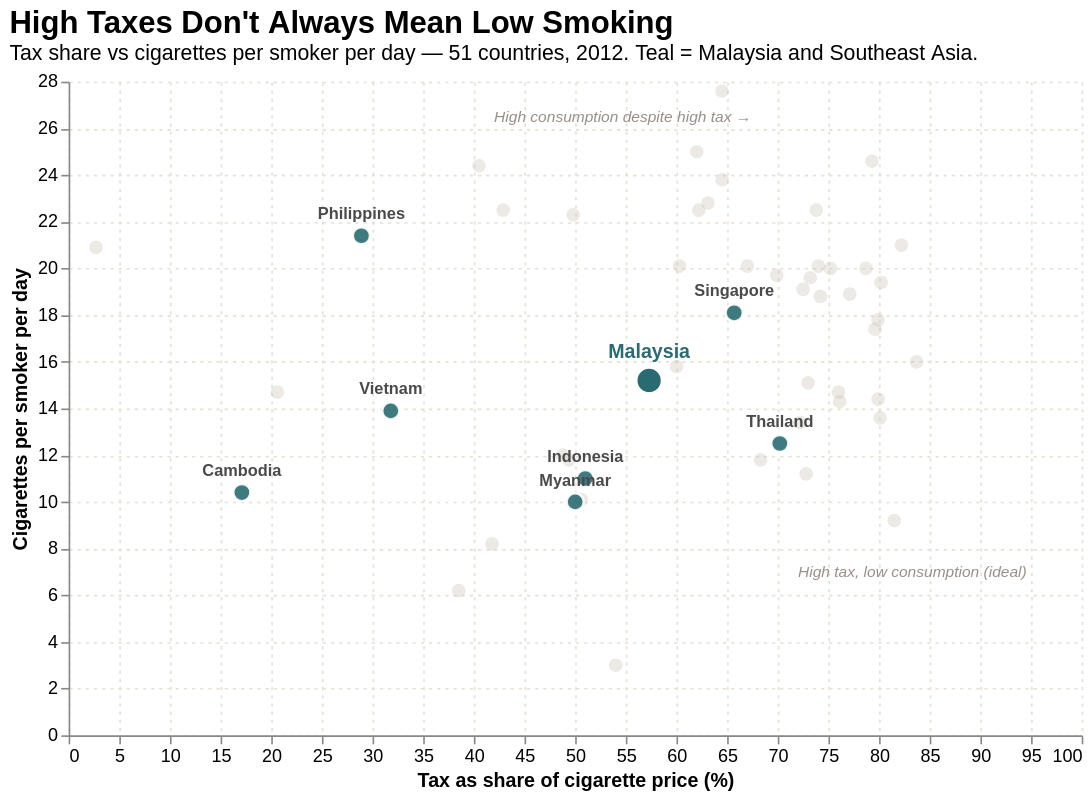

This figure's Vega-Lite source:
### Vega-Lite specification from a JSON file in a GitHub repository (floating-point values rounded to 4 significant figures)
{"$schema": "https://vega.github.io/schema/vega-lite/v5.json", "width": 620, "height": 400, "title": {"text": "High Taxes Don't Always Mean Low Smoking", "subtitle": "Tax share vs cigarettes per smoker per day — 51 countries, 2012. Teal = Malaysia and Southeast Asia.", "anchor": "start", "fontSize": 19, "subtitleFontSize": 13}, "data": {"values": [{"country": "Indonesia", "tax": 51.0, "consumption": 11.0, "group": "Southeast Asia"}, {"country": "Greece", "tax": 82.2, "consumption": 21.0, "group": "Other countries"}, {"country": "Austria", "tax": 74.2, "consumption": 18.8, "group": "Other countries"}, {"country": "Romania", "tax": 73.2, "consumption": 19.6, "group": "Other countries"}, {"country": "Argentina", "tax": 69.9, "consumption": 19.7, "group": "Other countries"}, {"country": "Israel", "tax": 77.1, "consumption": 18.9, "group": "Other countries"}, {"country": "Sweden", "tax": 73.8, "consumption": 22.5, "group": "Other countries"}, {"country": "Switzerland", "tax": 62.2, "consumption": 22.5, "group": "Other countries"}, {"country": "Norway", "tax": 72.8, "consumption": 11.2, "group": "Other countries"}, {"country": "Turkey", "tax": 80.2, "consumption": 19.4, "group": "Other countries"}, {"country": "China", "tax": 49.8, "consumption": 22.3, "group": "Other countries"}, {"country": "Portugal", "tax": 76.0, "consumption": 14.7, "group": "Other countries"}, {"country": "Bangladesh", "tax": 54.0, "consumption": 3.0, "group": "Other countries"}, {"country": "United Kingdom", "tax": 80.1, "consumption": 13.6, "group": "Other countries"}, {"country": "Russia", "tax": 40.5, "consumption": 24.4, "group": "Other countries"}, {"country": "Belgium", "tax": 76.1, "consumption": 14.3, "group": "Other countries"}, {"country": "Singapore", "tax": 65.7, "consumption": 18.1, "group": "Southeast Asia"}, {"country": "Germany", "tax": 73.0, "consumption": 15.1, "group": "Other countries"}, {"country": "South Korea", "tax": 62.0, "consumption": 25.0, "group": "Other countries"}, {"country": "India", "tax": 41.8, "consumption": 8.2, "group": "Other countries"}, {"country": "Poland", "tax": 79.6, "consumption": 17.4, "group": "Other countries"}, {"country": "Cambodia", "tax": 17.1, "consumption": 10.4, "group": "Southeast Asia"}, {"country": "Australia", "tax": 60.3, "consumption": 20.1, "group": "Other countries"}, {"country": "Italy", "tax": 75.2, "consumption": 20.0, "group": "Other countries"}, {"country": "Malaysia", "tax": 57.3, "consumption": 15.2, "group": "Malaysia"}, {"country": "Hungary", "tax": 83.7, "consumption": 16.0, "group": "Other countries"}, {"country": "Finland", "tax": 79.9, "consumption": 17.8, "group": "Other countries"}, {"country": "Myanmar", "tax": 50.0, "consumption": 10.0, "group": "Southeast Asia"}, {"country": "Pakistan", "tax": 60.0, "consumption": 15.8, "group": "Other countries"}, {"country": "South Africa", "tax": 49.4, "consumption": 11.8, "group": "Other countries"}, {"country": "Colombia", "tax": 50.6, "consumption": 10.1, "group": "Other countries"}, {"country": "Iran", "tax": 2.7, "consumption": 20.9, "group": "Other countries"}, {"country": "Egypt", "tax": 72.5, "consumption": 19.1, "group": "Other countries"}, {"country": "Vietnam", "tax": 31.8, "consumption": 13.9, "group": "Southeast Asia"}, {"country": "Denmark", "tax": 79.3, "consumption": 24.6, "group": "Other countries"}, {"country": "United States", "tax": 42.9, "consumption": 22.5, "group": "Other countries"}, {"country": "Thailand", "tax": 70.2, "consumption": 12.5, "group": "Southeast Asia"}, {"country": "Philippines", "tax": 28.9, "consumption": 21.4, "group": "Southeast Asia"}, {"country": "Kenya", "tax": 48.8, "consumption": 12.0, "group": "Other countries"}, {"country": "Ethiopia", "tax": 38.5, "consumption": 6.2, "group": "Other countries"}, {"country": "Mexico", "tax": 68.3, "consumption": 11.8, "group": "Other countries"}, {"country": "France", "tax": 79.9, "consumption": 14.4, "group": "Other countries"}, {"country": "Ukraine", "tax": 67.0, "consumption": 20.1, "group": "Other countries"}, {"country": "Japan", "tax": 64.5, "consumption": 23.8, "group": "Other countries"}, {"country": "Canada", "tax": 64.5, "consumption": 27.6, "group": "Other countries"}, {"country": "New Zealand", "tax": 74.0, "consumption": 20.1, "group": "Other countries"}, {"country": "Spain", "tax": 78.7, "consumption": 20.0, "group": "Other countries"}, {"country": "Netherlands", "tax": 72.2, "consumption": 13.4, "group": "Other countries"}, {"country": "Chile", "tax": 81.5, "consumption": 9.2, "group": "Other countries"}, {"country": "Nigeria", "tax": 20.6, "consumption": 14.7, "group": "Other countries"}, {"country": "Brazil", "tax": 63.1, "consumption": 22.8, "group": "Other countries"}]}, "layer": [{"transform": [{"filter": "datum.group === 'Other countries'"}], "mark": {"type": "circle", "opacity": 0.3, "size": 70}, "encoding": {"x": {"field": "tax", "type": "quantitative", "title": "Tax as share of cigarette price (%)", "scale": {"domain": [0, 100]}, "axis": {"labelFontSize": 11, "titleFontSize": 12, "grid": true, "gridColor": "#E8E0D5", "gridDash": [2, 3]}}, "y": {"field": "consumption", "type": "quantitative", "title": "Cigarettes per smoker per day", "scale": {"domain": [0, 28]}, "axis": {"labelFontSize": 11, "titleFontSize": 12, "gridColor": "#E8E0D5", "gridDash": [2, 3]}}, "color": {"value": "#C4B8AC"}, "tooltip": [{"field": "country", "title": "Country"}, {"field": "tax", "title": "Tax share (%)", "format": ".1f"}, {"field": "consumption", "title": "Cigarettes/day", "format": ".1f"}]}}, {"transform": [{"filter": "datum.group === 'Southeast Asia'"}], "mark": {"type": "circle", "opacity": 0.9, "size": 110, "stroke": "white", "strokeWidth": 1.5}, "encoding": {"x": {"field": "tax", "type": "quantitative"}, "y": {"field": "consumption", "type": "quantitative"}, "color": {"value": "#2A6B72"}, "tooltip": [{"field": "country", "title": "Country"}, {"field": "tax", "title": "Tax share (%)", "format": ".1f"}, {"field": "consumption", "title": "Cigarettes/day", "format": ".1f"}]}}, {"transform": [{"filter": "datum.group === 'Southeast Asia'"}], "mark": {"type": "text", "dy": -13, "fontSize": 10, "fontWeight": "600", "color": "#4A4A4A"}, "encoding": {"x": {"field": "tax", "type": "quantitative"}, "y": {"field": "consumption", "type": "quantitative"}, "text": {"field": "country"}}}, {"transform": [{"filter": "datum.group === 'Malaysia'"}], "mark": {"type": "circle", "size": 280, "opacity": 1, "stroke": "white", "strokeWidth": 2.5}, "encoding": {"x": {"field": "tax", "type": "quantitative"}, "y": {"field": "consumption", "type": "quantitative"}, "color": {"value": "#2A6B72"}, "tooltip": [{"field": "country", "title": "Country"}, {"field": "tax", "title": "Tax share (%)", "format": ".1f"}, {"field": "consumption", "title": "Cigarettes/day", "format": ".1f"}]}}, {"transform": [{"filter": "datum.group === 'Malaysia'"}], "mark": {"type": "text", "dy": -18, "fontSize": 12, "fontWeight": "bold", "color": "#2A6B72"}, "encoding": {"x": {"field": "tax", "type": "quantitative"}, "y": {"field": "consumption", "type": "quantitative"}, "text": {"value": "Malaysia"}}}, {"data": {"values": [{"tax": 42, "consumption": 26.5, "note": "High consumption despite high tax →"}, {"tax": 72, "consumption": 7, "note": "High tax, low consumption (ideal)"}]}, "mark": {"type": "text", "fontSize": 9.5, "fontStyle": "italic", "color": "#9A8F87", "align": "left"}, "encoding": {"x": {"field": "tax", "type": "quantitative"}, "y": {"field": "consumption", "type": "quantitative"}, "text": {"field": "note"}}}], "config": {"background": "white", "view": {"stroke": "transparent"}}}
